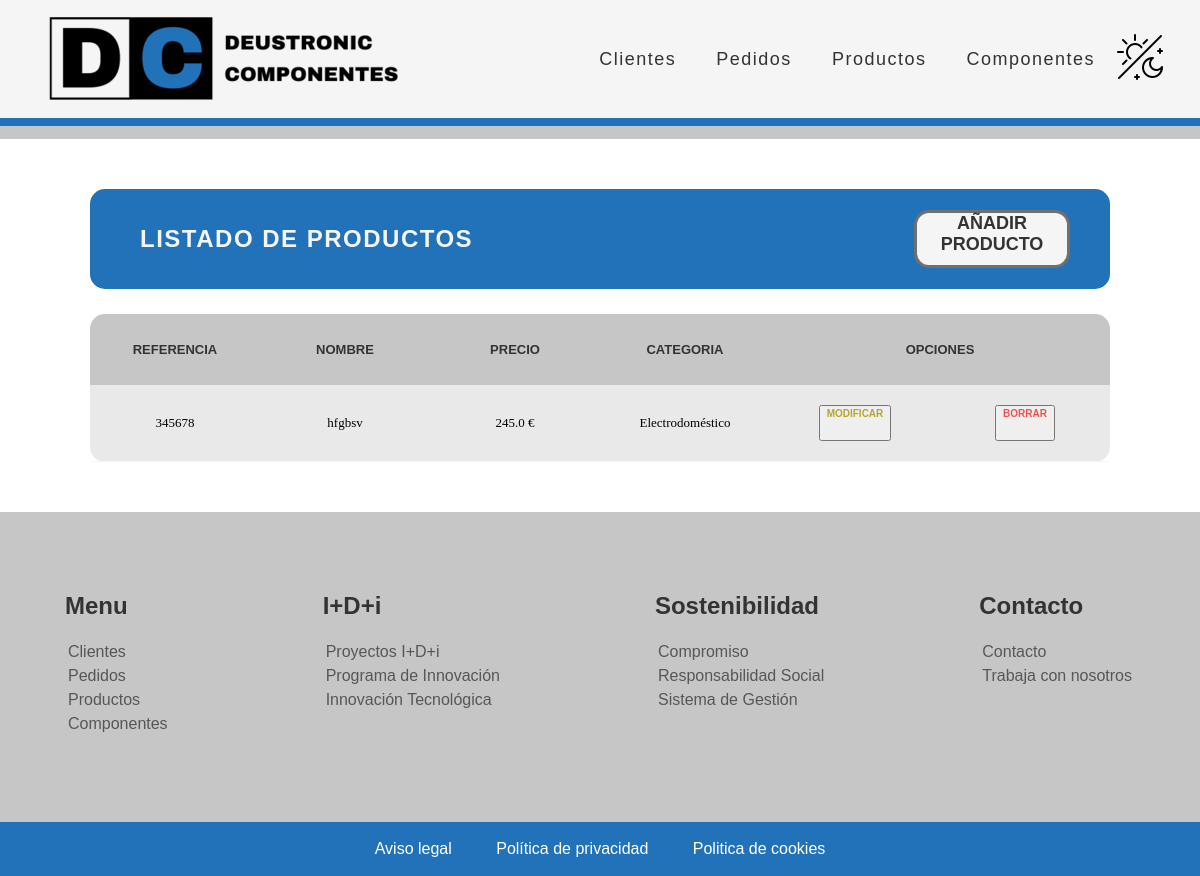
Page /appGestionPedidos/producto/list on the earlier database version.
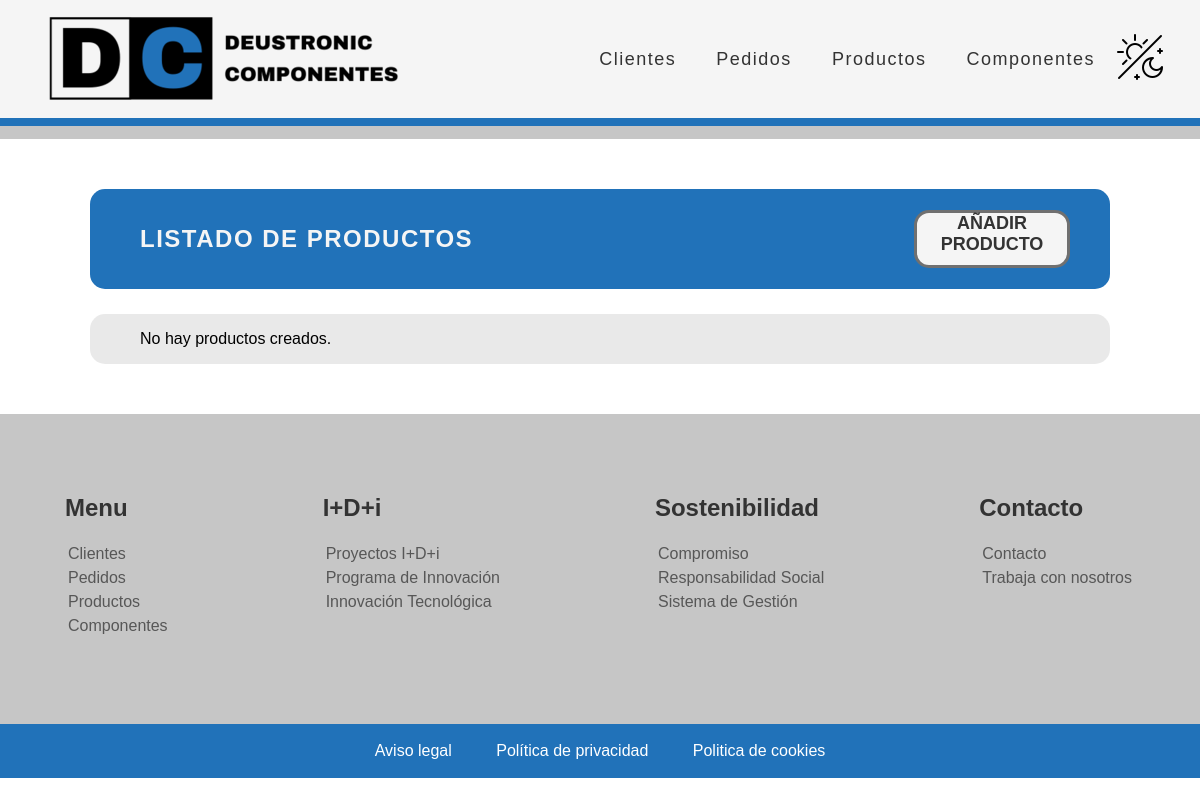
Same page on the later database version.
### appGestionPedidos/models.py (models this page shows, shortened)
class Producto(models.Model):
    referencia = models.IntegerField(unique=True)
    precio = models.FloatField(validators=[MinValueValidator(0.01)])
    nombre = models.CharField(max_length=16)
    descripcion = models.CharField(max_length=60)
    categoria = models.ForeignKey(Categoria, on_delete=models.CASCADE)
    componente = models.ManyToManyField(Componente)

class Categoria(models.Model):
    nombre = models.CharField(max_length=16)
    def __str__(self):
       return f"{self.nombre}"

### appGestionPedidos/views.py (the view)
# urls.py: path('producto/list', views.ProductoListView.as_view(), name='producto'),
class ProductoListView(ListView):
    model = Producto
    paginate_by = 4

### appGestionPedidos/templates/appGestionPedidos/producto_list.html (shortened to what this page needs)
{% extends "base.html" %}
{% load static %}
{% block contenido %}
<div class="main_container">
    <div class="main_title_container">
        <div class="main_title">
            <h2>LISTADO DE PRODUCTOS</h2>
        </div>
        <a href="/appGestionPedidos/producto/create" alt="crear_cliente">AÑADIR PRODUCTO</a>
    </div>
    <div class="main_table_container">
        {% if producto_list %}
        <table class="main_table">
            <thead>
                <tr>
                    <th>Referencia</th>
                    <th>Nombre</th>
                    <th>Precio</th>
                    <th>Categoria</th>
                    <th class="main_table_esp_1" colspan="2">Opciones</th>
                </tr>
            </thead>
            {% for producto in producto_list %}
            <tbody class="main_table_contenido">
                <tr>
                    <td>{{ producto.referencia }}</td>
                    <td>{{ producto.nombre }}</td>
                    <td>{{ producto.precio }} €</td>
                    <td>{{ producto.categoria }}</td>
                    <td class="main_table_esp_modificar">
                        <button><a href="/appGestionPedidos/modificar-producto/{{ producto.id }}">MODIFICAR</a></button>
                    </td>
                    <td class="main_table_esp_borrar">
                        <button><a class="btnEliminacion" href="/appGestionPedidos/eliminar-producto/{{ producto.id }}">BORRAR</a></button>
                    </td>
                </tr>
            </tbody>
            {% endfor %}
        </table>
        {% else %}
        <p>No hay productos creados.</p>
        {% endif %}
    </div>
</div>
{% endblock %}

Differences in the rows shown:
removed Producto: referencia "345678", nombre "hfgbsv", precio "245.0", categoria "Electrodoméstico"
Other differences:
text no longer shown: "REFERENCIA NOMBRE PRECIO CATEGORIA OPCIONES"
text now shown: "No hay productos creados."
